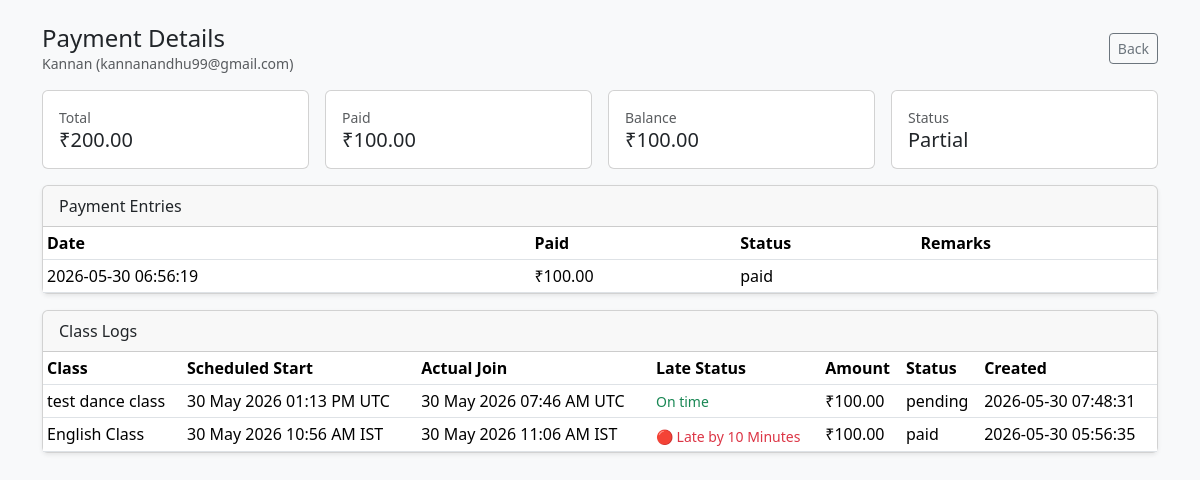
Page /LMS-Project/public/admin/payments/details?teacher_id=3 (signed in) on the earlier database version.
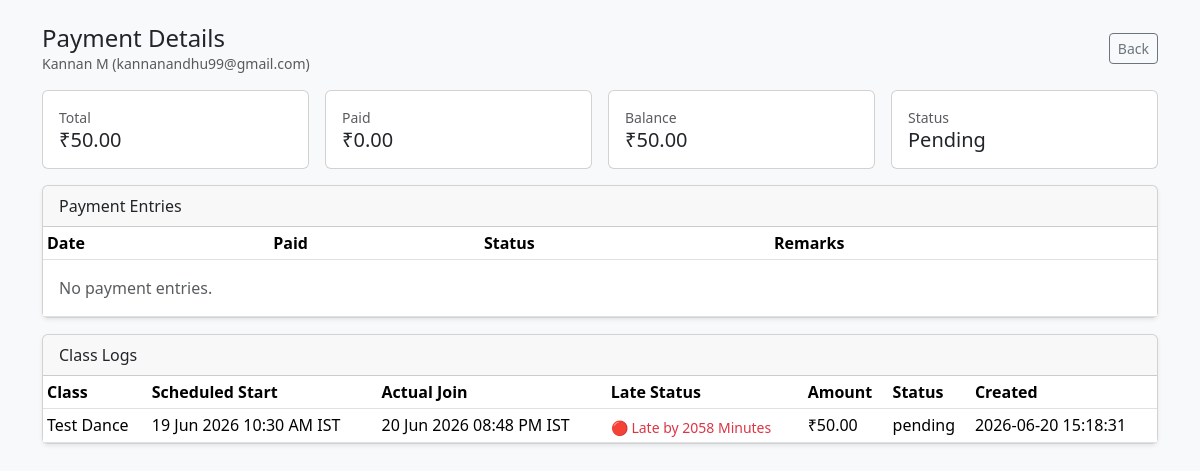
Same page on the later database version.
### tables this page shows
CREATE TABLE `users` (
  `id` int unsigned NOT NULL AUTO_INCREMENT,
  `name` varchar(191) NOT NULL,
  `email` varchar(191) NOT NULL,
  `phone` varchar(32) DEFAULT NULL,
  `password_hash` varchar(191) NOT NULL,
  `role` enum('admin','teacher','student') NOT NULL DEFAULT 'student',
  `timezone` varchar(64) NOT NULL DEFAULT 'UTC',
  `status` enum('active','inactive') NOT NULL DEFAULT 'active',
  `created_at` timestamp NULL DEFAULT CURRENT_TIMESTAMP,
  `updated_at` timestamp NULL DEFAULT CURRENT_TIMESTAMP ON UPDATE CURRENT_TIMESTAMP,
  PRIMARY KEY (`id`),
  UNIQUE KEY `email` (`email`)
);

CREATE TABLE `teacher_payments` (
  `id` int unsigned NOT NULL AUTO_INCREMENT,
  `teacher_id` int unsigned NOT NULL,
  `total_amount` decimal(10,2) NOT NULL DEFAULT '0.00',
  `paid_amount` decimal(10,2) NOT NULL DEFAULT '0.00',
  `balance_amount` decimal(10,2) NOT NULL DEFAULT '0.00',
  `payment_status` enum('pending','partial','paid','advance') NOT NULL DEFAULT 'pending',
  `payment_date` datetime DEFAULT NULL,
  `remarks` varchar(255) DEFAULT NULL,
  `created_at` timestamp NULL DEFAULT CURRENT_TIMESTAMP,
  PRIMARY KEY (`id`)
);

CREATE TABLE `teacher_payment_logs` (
  `id` int NOT NULL AUTO_INCREMENT,
  `teacher_id` int unsigned NOT NULL,
  `class_id` int unsigned NOT NULL,
  `amount` decimal(10,2) NOT NULL DEFAULT '0.00',
  `status` enum('pending','paid') NOT NULL DEFAULT 'pending',
  `created_at` datetime NOT NULL DEFAULT CURRENT_TIMESTAMP,
  PRIMARY KEY (`id`),
  KEY `idx_payment_logs_teacher` (`teacher_id`),
  KEY `idx_payment_logs_class` (`class_id`),
  KEY `idx_payment_logs_status` (`status`),
  CONSTRAINT `fk_payment_logs_class` FOREIGN KEY (`class_id`) REFERENCES `class_sessions` (`id`) ON DELETE CASCADE,
  CONSTRAINT `fk_payment_logs_teacher` FOREIGN KEY (`teacher_id`) REFERENCES `users` (`id`) ON DELETE CASCADE
);

CREATE TABLE `class_sessions` (
  `id` int unsigned NOT NULL AUTO_INCREMENT,
  `teacher_id` int unsigned NOT NULL,
  `class_master_id` int unsigned DEFAULT NULL,
  `title` varchar(255) NOT NULL,
  `description` text,
  `recurrence_parent_id` int unsigned DEFAULT NULL,
  `recurrence_rule` varchar(32) DEFAULT NULL,
  `recurrence_end_date` date DEFAULT NULL,
  `recurring_series_id` int unsigned DEFAULT NULL,
  `recurring_occurrence_id` int unsigned DEFAULT NULL,
  `start_datetime` datetime NOT NULL,
  `scheduled_time_utc` datetime DEFAULT NULL,
  `start_time_utc` datetime DEFAULT NULL,
  `end_datetime` datetime NOT NULL,
  `end_time_utc` datetime DEFAULT NULL,
  `timezone` varchar(64) NOT NULL DEFAULT 'UTC',
  `scheduled_timezone` varchar(100) NOT NULL DEFAULT 'UTC',
  `status` enum('scheduled','ongoing','completed','cancelled','rescheduled') NOT NULL DEFAULT 'scheduled',
  `meeting_link` varchar(255) DEFAULT NULL,
  `google_event_id` varchar(255) NOT NULL,
  `teacher_google_email` varchar(255) DEFAULT NULL,
  `google_meet_space_name` varchar(191) DEFAULT NULL,
  `google_meeting_code` varchar(128) DEFAULT NULL,
  `google_conference_id` varchar(255) DEFAULT NULL,
  `meeting_live_status` enum('pending','active','ended','sync_error') NOT NULL DEFAULT 'pending',
  `meeting_participant_count` int DEFAULT NULL,
  `payout_amount` decimal(10,2) NOT NULL DEFAULT '0.00' COMMENT 'Teacher payout when class completed',
  `student_fee` decimal(10,0) NOT NULL DEFAULT '0',
  `teacher_payout` decimal(10,0) NOT NULL,
  `zoom_meeting_id` varchar(191) DEFAULT NULL,
  `zoom_join_url` text,
  `zoom_start_url` text,
  `created_at` timestamp NULL DEFAULT CURRENT_TIMESTAMP,
  `updated_at` timestamp NULL DEFAULT CURRENT_TIMESTAMP ON UPDATE CURRENT_TIMESTAMP,
  `completed_at` datetime DEFAULT NULL,
  `actual_start_time` datetime DEFAULT NULL,
  `actual_end_time` datetime DEFAULT NULL,
  `actual_duration` int DEFAULT NULL,
  `actual_duration_minutes` int DEFAULT NULL,
  `recording_url` text,
  `recording_enabled` tinyint(1) NOT NULL DEFAULT '0',
  `recording_sync_status` enum('pending','processing','ready','failed') NOT NULL DEFAULT 'pending',
  `recording_sync_error` text,
  `recording_synced_at` datetime DEFAULT NULL,
  `teacher_joined_at` datetime DEFAULT NULL,
  `teacher_join_delay_minutes` int DEFAULT NULL,
  `recording_acknowledged_at` datetime DEFAULT NULL,
  `recording_acknowledged_by` int unsigned DEFAULT NULL,
  `student_joined_at` datetime DEFAULT NULL,
  PRIMARY KEY (`id`),
  KEY `fk_class_sessions_teacher` (`teacher_id`),
  KEY `fk_class_sessions_class_master` (`class_master_id`),
  CONSTRAINT `fk_class_sessions_class_master` FOREIGN KEY (`class_master_id`) REFERENCES `class_master` (`id`) ON DELETE SET NULL,
  CONSTRAINT `fk_class_sessions_teacher` FOREIGN KEY (`teacher_id`) REFERENCES `users` (`id`) ON DELETE RESTRICT
);

### LMS-Project/payments/payment_details.php (the view, shortened to what the changed rows need)
<?php
require_once __DIR__ . '/../app/lib/helpers.php';
require_once __DIR__ . '/payment_helper.php';
$teacherId = (int) ($_GET['teacher_id'] ?? 0);
$pdo = db();
$teacherStmt = $pdo->prepare('SELECT id, name, email FROM users WHERE id = :id AND role = "teacher" LIMIT 1');
$teacherStmt->execute(['id' => $teacherId]);
$teacher = $teacherStmt->fetch();
$snapshot = getTeacherPayoutSummary($teacherId);
$paymentsStmt = $pdo->prepare('SELECT * FROM teacher_payments WHERE teacher_id = :id ORDER BY created_at DESC, id DESC LIMIT 100');
$paymentsStmt->execute(['id' => $teacherId]);
$payments = $paymentsStmt->fetchAll() ?: [];
$logsStmt = $pdo->prepare(
    'SELECT tpl.*, cs.title AS class_title, cs.start_datetime, cs.start_time_utc,
            cs.scheduled_time_utc, cs.scheduled_timezone, cs.timezone,
            cs.teacher_joined_at, cs.teacher_join_delay_minutes
     FROM teacher_payment_logs tpl
     INNER JOIN class_sessions cs ON cs.id = tpl.class_id
     WHERE tpl.teacher_id = :id
     ORDER BY tpl.created_at DESC, tpl.id DESC
     LIMIT 200'
);
$logsStmt->execute(['id' => $teacherId]);
$logs = $logsStmt->fetchAll() ?: [];
$appBase = rtrim((string) appWebPath(), '/');
$paymentsRouteBase = $appBase . '/admin/payments';
?>
<!doctype html>
<html lang="en">
<head>
    <link href="https://cdn.jsdelivr.net/npm/bootstrap@5.3.3/dist/css/bootstrap.min.css" rel="stylesheet">
</head>
<body class="bg-light">
<div class="container py-4">
    <div class="d-flex justify-content-between align-items-center mb-3">
        <div>
            <h1 class="h4 mb-0">Payment Details</h1>
            <p class="small text-muted mb-0"><?= htmlspecialchars((string) $teacher['name']) ?> (<?= htmlspecialchars((string) $teacher['email']) ?>)</p>
        </div>
        <a href="<?= htmlspecialchars($paymentsRouteBase) ?>" class="btn btn-outline-secondary btn-sm">Back</a>
    </div>
    <div class="row g-3 mb-3">
        <div class="col-md-3"><div class="card"><div class="card-body"><div class="small text-muted">Total</div><div class="h5 mb-0"><?= htmlspecialchars(formatCurrency((float) $snapshot['total_earnings'])) ?></div></div></div></div>
        <div class="col-md-3"><div class="card"><div class="card-body"><div class="small text-muted">Paid</div><div class="h5 mb-0"><?= htmlspecialchars(formatCurrency((float) $snapshot['paid_amount'])) ?></div></div></div></div>
        <div class="col-md-3"><div class="card"><div class="card-body"><div class="small text-muted">Balance</div><div class="h5 mb-0"><?= htmlspecialchars(formatCurrency((float) $snapshot['pending_amount'])) ?></div></div></div></div>
        <div class="col-md-3"><div class="card"><div class="card-body"><div class="small text-muted">Status</div><div class="h5 mb-0 text-capitalize"><?= htmlspecialchars((string) $snapshot['status']) ?></div></div></div></div>
    </div>
    <div class="card shadow-sm mb-3">
        <div class="card-header">Payment Entries</div>
        <div class="table-responsive"><table class="table table-sm mb-0"><thead><tr><th>Date</th><th>Paid</th><th>Status</th><th>Remarks</th></tr></thead><tbody>
            <?php if (empty($payments)): ?><tr><td colspan="4" class="text-muted p-3">No payment entries.</td></tr><?php else: foreach ($payments as $p): ?>
                <tr>
                    <td><?= htmlspecialchars((string) ($p['payment_date'] ?? $p['created_at'] ?? '')) ?></td>
                    <td><?= htmlspecialchars(formatCurrency((float) ($p['paid_amount'] ?? 0))) ?></td>
                    <td><?= htmlspecialchars((string) ($p['payment_status'] ?? '')) ?></td>
                    <td><?= htmlspecialchars((string) ($p['remarks'] ?? '')) ?></td>
                </tr>
            <?php endforeach; endif; ?>
        </tbody></table></div>
    </div>
    <div class="card shadow-sm">
        <div class="card-header">Class Logs</div>
        <div class="table-responsive"><table class="table table-sm mb-0"><thead><tr><th>Class</th><th>Scheduled Start</th><th>Actual Join</th><th>Late Status</th><th>Amount</th><th>Status</th><th>Created</th></tr></thead><tbody>
            <?php if (empty($logs)): ?><tr><td colspan="7" class="text-muted p-3">No class logs.</td></tr><?php else: foreach ($logs as $l): ?>
                <tr>
                    <td><?= htmlspecialchars((string) ($l['class_title'] ?? '')) ?></td>
                    <td><?= htmlspecialchars(formatClassScheduledAt($l, 'd M Y h:i A T')) ?></td>
                    <td><?= !empty($l['teacher_joined_at']) ? htmlspecialchars(formatUtcForTimezone((string) $l['teacher_joined_at'], classScheduledTimezone($l, APP_TIMEZONE), 'd M Y h:i A T')) : '<span class="text-muted">Not recorded</span>' ?></td>
                    <td><?php $lateText = teacherLateJoinNoticeText($l); echo $lateText !== null ? teacherLateJoinNoticeHtml($l, 'mb-0') : '<span class="text-success small">On time</span>'; ?></td>
                    <td><?= htmlspecialchars(formatCurrency((float) ($l['amount'] ?? 0))) ?></td>
                    <td><?= htmlspecialchars((string) ($l['status'] ?? '')) ?></td>
                    <td><?= htmlspecialchars((string) ($l['created_at'] ?? '')) ?></td>
                </tr>
            <?php endforeach; endif; ?>
        </tbody></table></div>
    </div>
</div>
</body>
</html>

### LMS-Project/app/lib/helpers.php (shortened to what the changed rows need)
<?php
if (!function_exists('parseInrAmount')) {
    function parseInrAmount(mixed $value): float
    {
        return round((float) $value, 2);
    }
}
if (!function_exists('formatCurrency')) {
    function formatCurrency($amount): string
    {
        return '₹' . number_format(parseInrAmount($amount), 2);
    }
}
if (!function_exists('appWebPath')) {
    function appWebPath(): string
    {
        static $cached = null;
        if ($cached !== null) {
            return $cached;
        }
        $webPath = '';
        if (defined('APP_URL') && APP_URL !== '') {
            $parsed = parse_url((string) APP_URL);
            $webPath = is_array($parsed) ? rtrim((string) ($parsed['path'] ?? ''), '/') : '';
        }
        $cached = $webPath;
        return $cached;
    }
}
if (!function_exists('timezoneAliasMap')) {
    function timezoneAliasMap(): array
    {
        return [
            'UTC' => 'UTC',
            'GMT' => 'Etc/GMT',
            'IST' => 'Asia/Kolkata',
            'EST' => 'America/New_York',
            'PST' => 'America/Los_Angeles',
        ];
    }
}
if (!function_exists('normalizeTimezone')) {
    function normalizeTimezone(?string $timezone, ?string $fallback = 'UTC'): string
    {
        $fallback = $fallback !== null && trim($fallback) !== '' ? $fallback : 'UTC';
        $fallback = trim($fallback);
        $value = trim((string) $timezone);
        $aliasMap = timezoneAliasMap();
        $candidate = $aliasMap[strtoupper($value)] ?? $value;
        try {
            return $candidate;
        } catch (Throwable $e) {
            logTimezoneFix([
                'event' => 'invalid_timezone_fallback',
                'requested_timezone' => $value,
                'fallback_timezone' => $fallback,
                'error' => $e->getMessage(),
            ]);
            logTimezoneConversion([
                'event' => 'invalid_timezone_fallback',
                'requested_timezone' => $value,
                'fallback_timezone' => $fallback,
                'error' => $e->getMessage(),
            ]);
            return $fallback;
        }
    }
}
if (!function_exists('utcDateTimeImmutable')) {
    function utcDateTimeImmutable(?string $value): ?DateTimeImmutable
    {
        $value = trim((string) $value);
        try {
            return new DateTimeImmutable($value, new DateTimeZone('UTC'));
        } catch (Throwable $e) {
            logTimezoneFix([
                'event' => 'invalid_utc_datetime',
                'value' => $value,
                'error' => $e->getMessage(),
            ]);
            logTimezoneConversion([
                'event' => 'invalid_utc_datetime',
                'value' => $value,
                'error' => $e->getMessage(),
            ]);
            return null;
        }
    }
}
if (!function_exists('formatUtcForTimezone')) {
    function formatUtcForTimezone(?string $utcValue, ?string $timezone = null, string $format = 'd M Y h:i A T'): string
    {
        $dt = utcDateTimeImmutable($utcValue);
        $targetTimezone = normalizeTimezone($timezone ?? 'UTC');
        return $dt->setTimezone(new DateTimeZone($targetTimezone))->format($format);
    }
}
if (!function_exists('classScheduledTimezone')) {
    function classScheduledTimezone(?array $classRow, string $fallback = 'UTC'): string
    {
        return normalizeTimezone(
            (string) ($classRow['scheduled_timezone'] ?? $classRow['timezone'] ?? $fallback),
            $fallback
        );
    }
}
if (!function_exists('classStartUtcValue')) {
    function classStartUtcValue(?array $classRow): ?string
    {
        $value = $classRow['start_time_utc'] ?? $classRow['start_datetime'] ?? $classRow['scheduled_time_utc'] ?? null;
        $value = is_string($value) ? trim($value) : '';
        return $value !== '' ? $value : null;
    }
}
if (!function_exists('formatClassScheduledAt')) {
    function formatClassScheduledAt(?array $classRow, string $format = 'd M Y h:i A T'): string
    {
        return formatUtcForTimezone(
            classStartUtcValue($classRow),
            classScheduledTimezone($classRow, APP_TIMEZONE),
            $format
        );
    }
}
if (!function_exists('teacherJoinDelayMinutes')) {
    function teacherJoinDelayMinutes(?array $classRow): ?int
    {
        if (isset($classRow['teacher_join_delay_minutes']) && $classRow['teacher_join_delay_minutes'] !== null && $classRow['teacher_join_delay_minutes'] !== '') {
            return (int) $classRow['teacher_join_delay_minutes'];
        }
        $joinUtc = trim((string) ($classRow['teacher_joined_at'] ?? ''));
        $startUtc = classStartUtcValue($classRow);
        try {
            $start = new DateTimeImmutable($startUtc, new DateTimeZone('UTC'));
            $join = new DateTimeImmutable($joinUtc, new DateTimeZone('UTC'));
            return max(0, (int) floor(($join->getTimestamp() - $start->getTimestamp()) / 60));
        } catch (\Throwable) {
            return null;
        }
    }
}
if (!function_exists('formatTeacherLateMinutes')) {
    function formatTeacherLateMinutes(int $minutes): string
    {
        $minutes = max(0, $minutes);
        return $minutes . ' Minute' . ($minutes === 1 ? '' : 's');
    }
}
if (!function_exists('isTeacherLateJoin')) {
    function isTeacherLateJoin(?array $classRow, int $thresholdMinutes = 1): bool
    {
        $delay = teacherJoinDelayMinutes($classRow);
        return $delay !== null && $delay >= $thresholdMinutes;
    }
}
if (!function_exists('teacherLateJoinNoticeText')) {
    function teacherLateJoinNoticeText(?array $classRow): ?string
    {
        if (!isTeacherLateJoin($classRow)) {
            return null;
        }
        $delay = teacherJoinDelayMinutes($classRow);
        return 'Late by ' . formatTeacherLateMinutes((int) $delay);
    }
}
if (!function_exists('teacherLateStatusText')) {
    function teacherLateStatusText(?array $classRow, string $viewer = 'admin'): ?string
    {
        $joinedText = teacherLateJoinNoticeText($classRow);
        if ($joinedText !== null) {
            return $joinedText;
        }
        $currentDelay = teacherCurrentLateMinutes($classRow);
        return 'Currently ' . $currentDelay . ' minute' . ($currentDelay === 1 ? '' : 's') . ' late';
    }
}
if (!function_exists('teacherLateJoinNoticeHtml')) {
    function teacherLateJoinNoticeHtml(?array $classRow, string $extraClass = '', string $viewer = 'admin'): string
    {
        $text = teacherLateStatusText($classRow, $viewer);
        $classAttr = trim('teacher-late-join-notice text-danger small d-block mt-1 ' . $extraClass);
        return '<span class="' . htmlspecialchars($classAttr, ENT_QUOTES, 'UTF-8') . '">'
            . '&#128308; ' . htmlspecialchars($text, ENT_QUOTES, 'UTF-8')
            . '</span>';
    }
}

Differences in the rows shown:
removed teacher_payments: payment_date "2026-05-30 06:56:19", paid_amount "₹100.00", payment_status "paid"
removed teacher_payment_logs: class.title "test dance class", class.scheduled_timezone "30 May 2026 01:13 PM UTC", class.scheduled_timezone "30 May 2026 07:46 AM UTC", shows "On time", amount "₹100.00", status "pending", created_at "2026-05-30 07:48:31"
removed teacher_payment_logs: class.title "English Class", class.scheduled_timezone "30 May 2026 10:56 AM IST", class.scheduled_timezone "30 May 2026 11:06 AM IST", class.start_time_utc "Late by 10 Minutes", amount "₹100.00", status "paid", created_at "2026-05-30 05:56:35"
changed users "kannanandhu99@gmail.com": name "Kannan" → "Kannan M"
added teacher_payment_logs: class.title "Test Dance", class.scheduled_timezone "19 Jun 2026 10:30 AM IST", class.scheduled_timezone "20 Jun 2026 08:48 PM IST", class.teacher_join_delay_minutes "Late by 2058 Minutes", amount "₹50.00", status "pending", created_at "2026-06-20 15:18:31"
Other differences:
formatCurrency((float) $snapshot['total_earnings']): "₹200.00" → "₹50.00"
formatCurrency((float) $snapshot['paid_amount']): "₹100.00" → "₹0.00"
formatCurrency((float) $snapshot['pending_amount']): "₹100.00" → "₹50.00"
$snapshot['status']: "Partial" → "Pending"
text now shown: "No payment entries."
